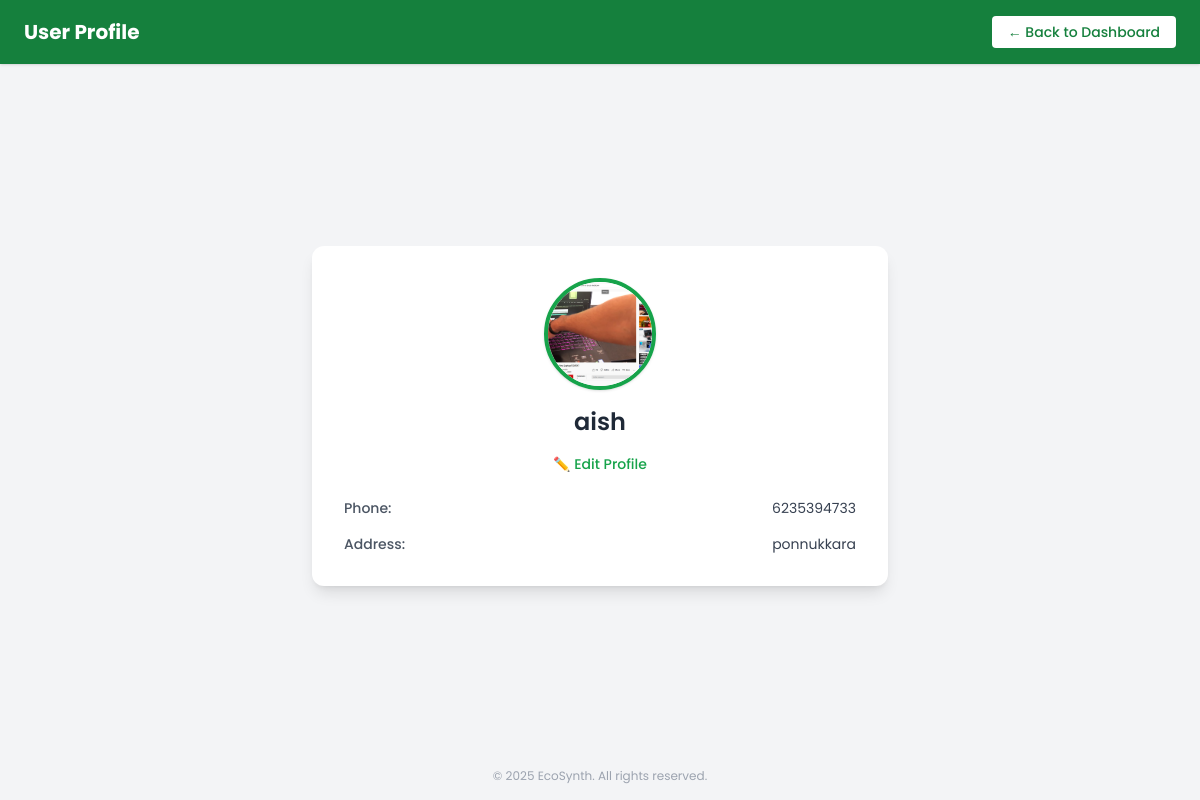
The page /uprofile/ (signed in) on the database its author committed.
### EcoSynth/models.py (models this page shows, shortened)
class uregistration(models.Model):
    name = models.CharField(max_length=100)
    age = models.IntegerField()
    email = models.EmailField()  # Add this
    phone = models.CharField(max_length=15)
    address = models.TextField()
    password = models.CharField(max_length=100,)
    profile_pic = models.FileField(upload_to='profile_pics/')
    points = models.IntegerField(default=0)

### EcoSynth/views.py (the view)
# urls.py: path('uprofile/', views.uprofile, name='uprofile'),
def uprofile(request):
    user_id = request.session.get('user_id')
    user = uregistration.objects.get(id=user_id)
    return render(request, 'uprofile.html', {'user': user})

### EcoSynth/templates/uprofile.html (shortened to what this page needs)
{% load static %}
<!DOCTYPE html>
<html lang="en">
<head>
  <script src="https://cdn.tailwindcss.com"></script>
</head>
<body class="bg-gray-100 min-h-screen flex flex-col">
  <div class="bg-green-700 text-white py-4 px-6 flex justify-between items-center shadow">
    <h1 class="text-xl font-bold">User Profile</h1>
    <a href="{% url 'udashboard' %}" class="bg-white text-green-700 px-4 py-1.5 rounded hover:bg-gray-100 text-sm font-medium">← Back to Dashboard</a>
  </div>
  <div class="flex justify-center items-center flex-grow px-4 py-10">
    <div class="bg-white rounded-xl shadow-lg p-8 max-w-xl w-full">
      <div class="flex flex-col items-center text-center">
        <img src="{{ user.profile_pic.url }}" class="w-28 h-28 rounded-full border-4 border-green-600 shadow mb-4 object-cover" alt="Profile Picture">
        <h2 class="text-2xl font-semibold text-gray-800">{{ user.name }}</h2>
        <a href="{% url 'ueditprofile' %}" class="mt-2 text-green-600 hover:underline text-sm font-medium">✏️ Edit Profile</a>
      </div>
      <div class="mt-6 space-y-4 text-gray-700 text-sm">
        <div class="flex justify-between">
          <span class="font-medium text-gray-600">Phone:</span>
          <span>{{ user.phone }}</span>
        </div>
        <div class="flex justify-between">
          <span class="font-medium text-gray-600">Address:</span>
          <span class="text-right">{{ user.address }}</span>
        </div>
      </div>
    </div>
  </div>
  <footer class="text-center text-xs text-gray-400 pb-4">
    &copy; 2025 EcoSynth. All rights reserved.
  </footer>
</body>
</html>

### EcoSynth/templates/uprofile.html (style rules this page uses)
body { font-family: 'Poppins', sans-serif; }

### rows shown on the page
uregistration: profile_pic (picture), name "aish", phone "6235394733", address "ponnukkara"
